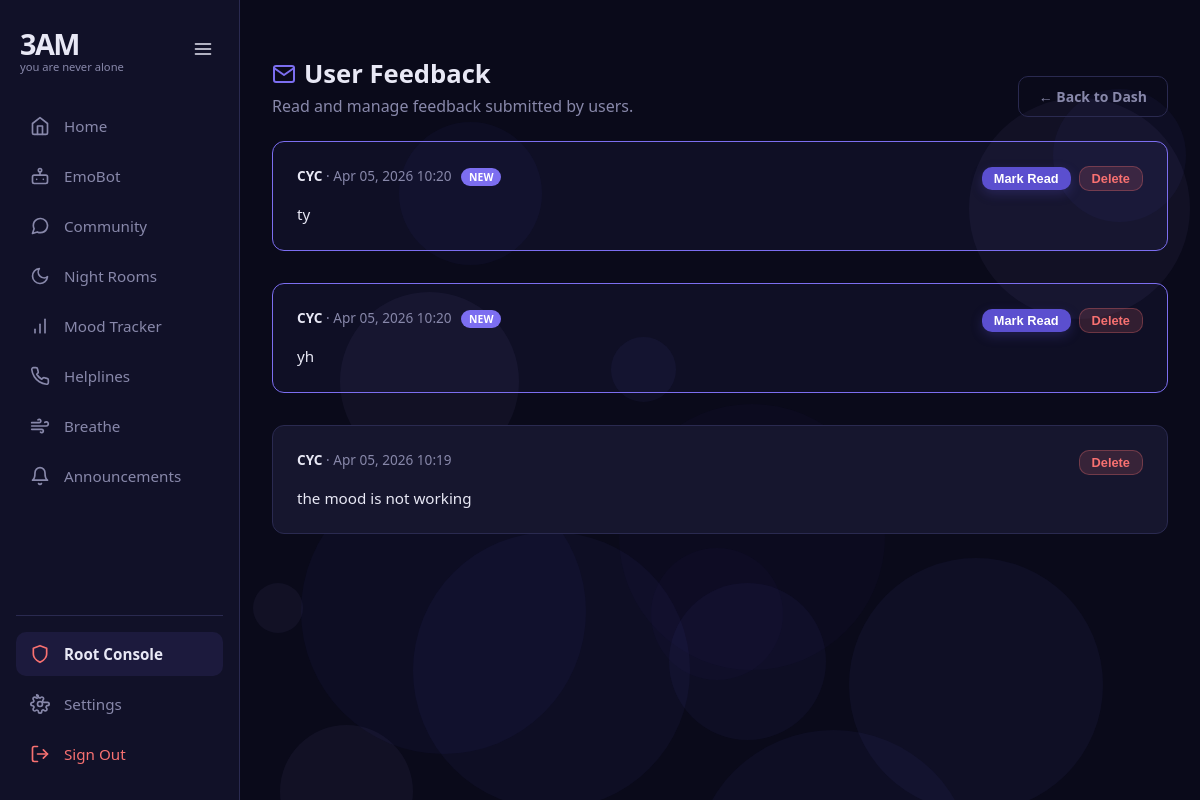
The app's page /admin/feedback (signed in) with its own data.
### app/models.py (models this page shows, shortened)
class Feedback(db.Model):
    __tablename__ = "feedbacks"
    id         = db.Column(db.Integer, primary_key=True)
    user_id    = db.Column(db.Integer, db.ForeignKey("users.id"), nullable=False)
    message    = db.Column(db.Text, nullable=False)
    is_read    = db.Column(db.Boolean, default=False)
    created_at = db.Column(db.DateTime, default=datetime.utcnow)
    user       = db.relationship("User", foreign_keys=[user_id])

class User(UserMixin, db.Model):
    __tablename__ = "users"
    id             = db.Column(db.Integer, primary_key=True)
    username       = db.Column(db.String(80), unique=True, nullable=False)
    email          = db.Column(db.String(120), unique=True, nullable=False)
    password_hash  = db.Column(db.String(255), nullable=False)
    is_anonymous_mode = db.Column(db.Boolean, default=False)
    is_admin       = db.Column(db.Boolean, default=False)
    created_at     = db.Column(db.DateTime, default=datetime.utcnow)
    last_active    = db.Column(db.DateTime, default=datetime.utcnow)
    checkin_streak = db.Column(db.Integer, default=0)
    last_checkin   = db.Column(db.Date, nullable=True)
    moods    = db.relationship("Mood", backref="user", lazy=True)
    posts    = db.relationship("Post", backref="user", lazy=True)

### app/routes/admin.py (the view)
@admin_bp.route("/feedback", methods=["GET"])
@login_required
@admin_required
def view_feedback():
    feedbacks = Feedback.query.order_by(Feedback.created_at.desc()).all()
    return render_template("admin/feedback.html", feedbacks=feedbacks)

### app/__init__.py (called while the page is built)
@login_manager.user_loader
def load_user(user_id):
    from app.models import User
    return User.query.get(int(user_id))

### app/routes/admin.py (called while the page is built)
def admin_required(f):
    @wraps(f)
    def decorated_function(*args, **kwargs):
        if not current_user.is_authenticated or not getattr(current_user, 'is_admin', False):
            abort(403)
        return f(*args, **kwargs)
    return decorated_function

### app/templates/admin/feedback.html (shortened to what this page needs)
{% extends "base.html" %}
{% block content %}
<div style="margin-bottom:24px; display:flex; justify-content:space-between; align-items:flex-end;">
  <div>
    <h1 style="font-size:1.6rem; font-weight:800; display:flex; align-items:center; gap:8px;">
      <svg viewBox="0 0 24 24" fill="none" class="nav-icon" stroke="var(--purple)" style="width:24px;height:24px;" stroke-width="2" stroke-linecap="round" stroke-linejoin="round"><path d="M4 4h16c1.1 0 2 .9 2 2v12c0 1.1-.9 2-2 2H4c-1.1 0-2-.9-2-2V6c0-1.1.9-2 2-2z"></path><polyline points="22,6 12,13 2,6"></polyline></svg>
      User Feedback
    </h1>
    <p style="color:var(--muted); margin-top:4px;">Read and manage feedback submitted by users.</p>
  </div>
  <a href="{{ url_for('admin.dashboard') }}" class="btn btn-ghost" style="text-decoration:none;">← Back to Dash</a>
</div>
{% if feedbacks %}
<div style="display:flex; flex-direction:column; gap:16px;">
  {% for fb in feedbacks %}
  <div class="card" style="border:1px solid {% if not fb.is_read %}var(--purple){% else %}var(--border){% endif %}; {% if not fb.is_read %}background:rgba(124,110,240,0.05);{% endif %}">
    <div style="display:flex; justify-content:space-between; margin-bottom:12px;">
      <div style="font-size:0.85rem; color:var(--muted);">
        <strong style="color:var(--text);">{{ fb.user.username }}</strong> &middot; {{ fb.created_at.strftime('%b %d, %Y %H:%M') }}
        {% if not fb.is_read %}
        <span style="background:var(--purple); color:white; padding:2px 8px; border-radius:99px; font-size:0.65rem; margin-left:6px; font-weight:700;">NEW</span>
        {% endif %}
      </div>
      <div style="display:flex; gap:8px;">
        {% if not fb.is_read %}
        <form action="{{ url_for('admin.read_feedback', id=fb.id) }}" method="POST">
          <button type="submit" class="btn btn-primary" style="padding:4px 12px; font-size:0.8rem;">Mark Read</button>
        </form>
        {% endif %}
        <form action="{{ url_for('admin.delete_feedback', id=fb.id) }}" method="POST" onsubmit="return confirm('Delete this feedback permanently?');">
          <button type="submit" class="btn btn-danger" style="padding:4px 12px; font-size:0.8rem; background:rgba(248,113,113,0.15); border:1px solid rgba(248,113,113,0.3); color:var(--red);">Delete</button>
        </form>
      </div>
    </div>
    <div style="font-size:0.95rem; color:var(--text); white-space:pre-wrap; line-height:1.5;">{{ fb.message }}</div>
  </div>
  {% endfor %}
</div>
{% else %}
<div class="card" style="text-align:center; padding:40px 20px;">
  <p style="color:var(--muted);">No feedback has been submitted yet.</p>
</div>
{% endif %}
{% endblock %}

### app/templates/base.html (style rules this page uses)
:root { --bg: #0a0a1a; --bg2: #111128; --card: #16162e; --border: #2a2a50; --purple: #7c6ef0; --purple2: #5b4fcf; --text: #e8e8f5; --muted: #8888aa; --green: #4ade80; --red: #f87171; --sidebar-width: 240px; --sidebar-collapsed-width: 80px; }
* { box-sizing: border-box; margin: 0; padding: 0; }
body { font-family: system-ui, sans-serif; background: var(--bg); color: var(--text); min-height: 100vh; display: flex; overflow-x: hidden; }
.nav-icon { flex-shrink: 0; width: 20px; height: 20px; stroke-width: 2px; }
.card { background: var(--card); border: 1px solid var(--border); border-radius: 12px; padding: 24px; margin-bottom: 16px; }
.btn { display: inline-flex; align-items: center; justify-content: center; gap: 8px; padding: 10px 20px; border-radius: 10px; font-size: 0.875rem; font-weight: 600; border: none; cursor: pointer; text-decoration: none; transition: all 0.2s; }
.btn-primary { background: var(--purple2); color: white; box-shadow: 0 4px 12px rgba(91, 79, 207, 0.25); }
.btn-ghost { background: transparent; color: var(--muted); border: 1px solid var(--border); }

### records on screen
Feedback: user.username "CYC", created_at "Apr 05, 2026 10:20", is_read "NEW", message "ty"
Feedback: user.username "CYC", created_at "Apr 05, 2026 10:20", is_read "NEW", message "yh"
Feedback: user.username "CYC", created_at "Apr 05, 2026 10:19", message "the mood is not working"
